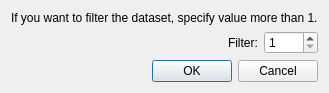
<?xml version="1.0" encoding="UTF-8"?>
<ui version="4.0">
 <class>GeoDataPointmapRealImporterFilterDialog</class>
 <widget class="QDialog" name="GeoDataPointmapRealImporterFilterDialog">
  <property name="geometry">
   <rect>
    <x>0</x>
    <y>0</y>
    <width>320</width>
    <height>93</height>
   </rect>
  </property>
  <property name="windowTitle">
   <string>Filtering Setting</string>
  </property>
  <layout class="QVBoxLayout" name="verticalLayout">
   <item>
    <widget class="QLabel" name="label">
     <property name="text">
      <string>If you want to filter the dataset, specify value more than 1.</string>
     </property>
    </widget>
   </item>
   <item>
    <layout class="QHBoxLayout" name="horizontalLayout">
     <item>
      <spacer name="horizontalSpacer">
       <property name="orientation">
        <enum>Qt::Horizontal</enum>
       </property>
       <property name="sizeHint" stdset="0">
        <size>
         <width>40</width>
         <height>20</height>
        </size>
       </property>
      </spacer>
     </item>
     <item>
      <widget class="QLabel" name="label_2">
       <property name="text">
        <string>Filter:</string>
       </property>
      </widget>
     </item>
     <item>
      <widget class="QSpinBox" name="filterSpinBox">
       <property name="minimum">
        <number>1</number>
       </property>
       <property name="maximum">
        <number>1000</number>
       </property>
      </widget>
     </item>
    </layout>
   </item>
   <item>
    <spacer name="verticalSpacer">
     <property name="orientation">
      <enum>Qt::Vertical</enum>
     </property>
     <property name="sizeHint" stdset="0">
      <size>
       <width>20</width>
       <height>2</height>
      </size>
     </property>
    </spacer>
   </item>
   <item>
    <widget class="QDialogButtonBox" name="buttonBox">
     <property name="orientation">
      <enum>Qt::Horizontal</enum>
     </property>
     <property name="standardButtons">
      <set>QDialogButtonBox::Cancel|QDialogButtonBox::Ok</set>
     </property>
    </widget>
   </item>
  </layout>
 </widget>
 <resources/>
 <connections>
  <connection>
   <sender>buttonBox</sender>
   <signal>accepted()</signal>
   <receiver>GeoDataPointmapRealImporterFilterDialog</receiver>
   <slot>accept()</slot>
   <hints>
    <hint type="sourcelabel">
     <x>248</x>
     <y>254</y>
    </hint>
    <hint type="destinationlabel">
     <x>157</x>
     <y>274</y>
    </hint>
   </hints>
  </connection>
  <connection>
   <sender>buttonBox</sender>
   <signal>rejected()</signal>
   <receiver>GeoDataPointmapRealImporterFilterDialog</receiver>
   <slot>reject()</slot>
   <hints>
    <hint type="sourcelabel">
     <x>316</x>
     <y>260</y>
    </hint>
    <hint type="destinationlabel">
     <x>286</x>
     <y>274</y>
    </hint>
   </hints>
  </connection>
 </connections>
</ui>
